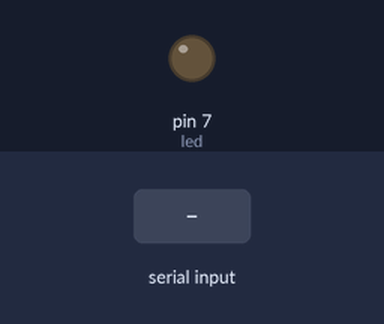
A sketch run on a simulated Arduino Uno, built with avr-gcc and run on an emulated ATmega328P. Shown: output pins drawn as LEDs (lit = HIGH). The inputs (shaded band) are chosen by the test bench. What the sketch prints to the serial monitor is not drawn.

Above: at 1.2 s.
1.3 s: "t" received over Serial
At 2.0 s:
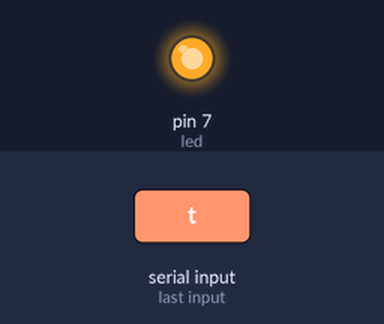
3.0 s: "f" received over Serial
At 5.5 s:
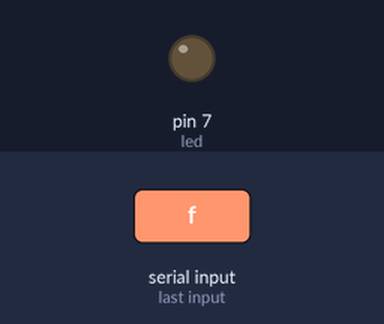
Timing chart, 0 to 7.0 s (numbered marks = the images above; inputs shaded):
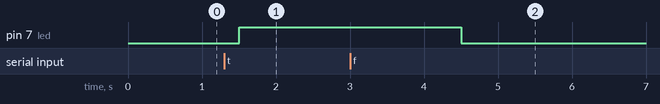

Measured:
- after the input at 1.3 s, pin 7 (led): LOW → HIGH after 0.20 s
- after the input at 3.0 s, pin 7 (led): HIGH → LOW after 1.5 s

The sketch:

test_sl4axarduino.ino
```cpp
// Made By Bl4ky113

// Led
int led = 7;

// Bluetooth Input
char btInfo = 'f';
bool btResult = false;

void setup() {
  // Setup the Led
  pinMode(led, OUTPUT);
  digitalWrite(led, HIGH);

  // General Setup
  Serial.begin(9600);
}

void loop() {
  btInfo = Serial.read();
  if (btInfo == 't') {
    btResult = true;
  } else if (btInfo == 'f') {
    btResult = false;
  }

  Serial.println(btInfo);

  switch (btResult) {
    case false:
      digitalWrite(led, LOW);
      break;

    case true:
      digitalWrite(led, HIGH);
      break;
  }
  delay(1500);
}
```
